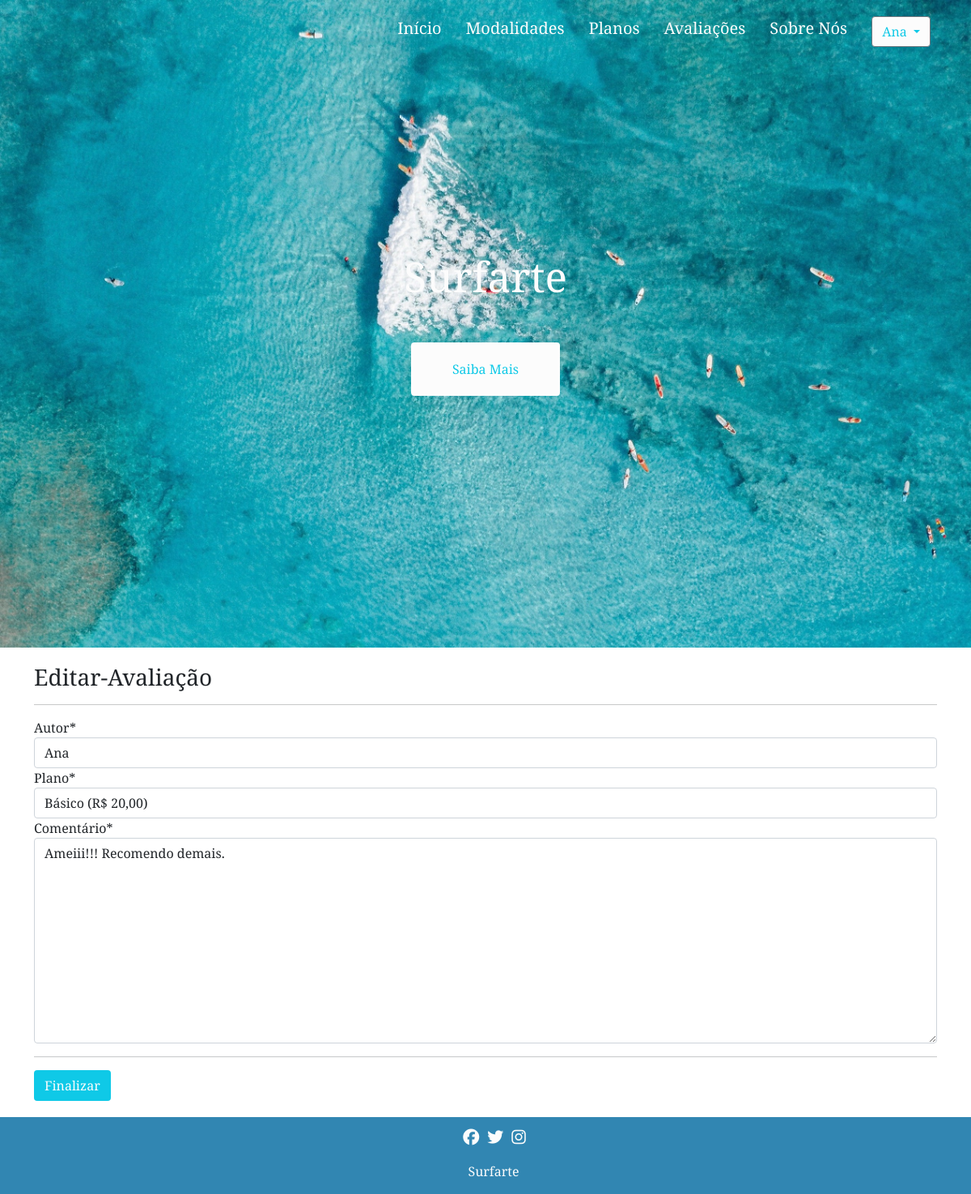
Before: /editar/avaliacao/1 (signed in) with the older database file.
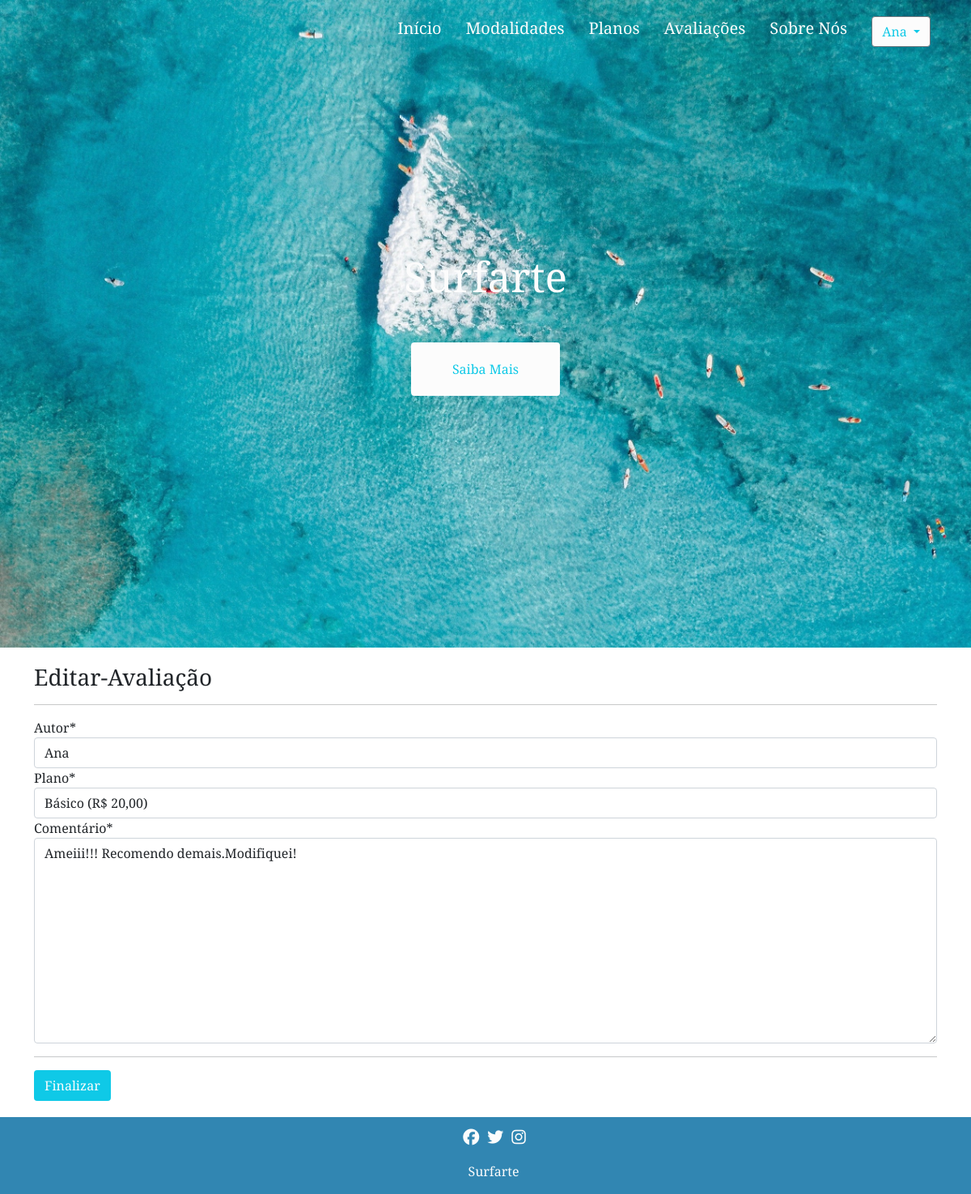
After: the same page with the newer database file.
### cadastros/models.py (models this page shows, shortened)
class Avaliacao(models.Model):
    autor = models.ForeignKey(User, on_delete=models.PROTECT, null=True)
    plano = models.ForeignKey(Plano, on_delete=models.PROTECT)
    comentario = models.TextField(verbose_name='Comentário')

### cadastros/views.py (the view)
# urls.py: path('editar/avaliacao/<int:pk>', AvaliacaoUpdate.as_view(), name='editar-avaliacao'),
class AvaliacaoUpdate(LoginRequiredMixin, UpdateView):
    login_url = reverse_lazy('login')
    model = Avaliacao
    fields = ['autor', 'plano', 'comentario']
    template_name = 'cadastros/form.html'
    success_url = reverse_lazy('Página Inicial')
    def get_context_data(self, *args, **kwargs):
        context = super().get_context_data(*args, **kwargs)
        context['titulo'] = "Editar-Avaliação"
        return context
    def get_object(self, queryset=None):
        self.object = Avaliacao.objects.get(pk=self.kwargs['pk'], autor=self.request.user) #kwargs pega o valor que vc digitou na url(:pk)
        return self.object

### cadastros/models.py (called while the page is built)
    def __str__(self):
        return "{} ({})".format(self.nome, self.preco)

### cadastros/templates/cadastros/form.html (shortened to what this page needs)
{% extends 'modelo.html' %}
{% load static %}
{% load crispy_forms_tags %}
{% block main %}
<link rel="stylesheet" type="text/css" href="{% static 'css/estilo_form.css' %}">
<main>
    <div class="container">
        <h3>{{ titulo }}</h3>
        <hr>
        <form method="post" action="">
            {{ form|crispy }}
            <hr class="mt-3">
            <button type="submit" class="btn" id="btn_finalizar">Finalizar</button>
        </form>
    </div>
</main>
{% endblock %}

Changed rows visible on the page:
changed Avaliacao "Ana": comentario "Ameiii!!! Recomendo demais." → "Ameiii!!! Recomendo demais.Modifiquei!"
